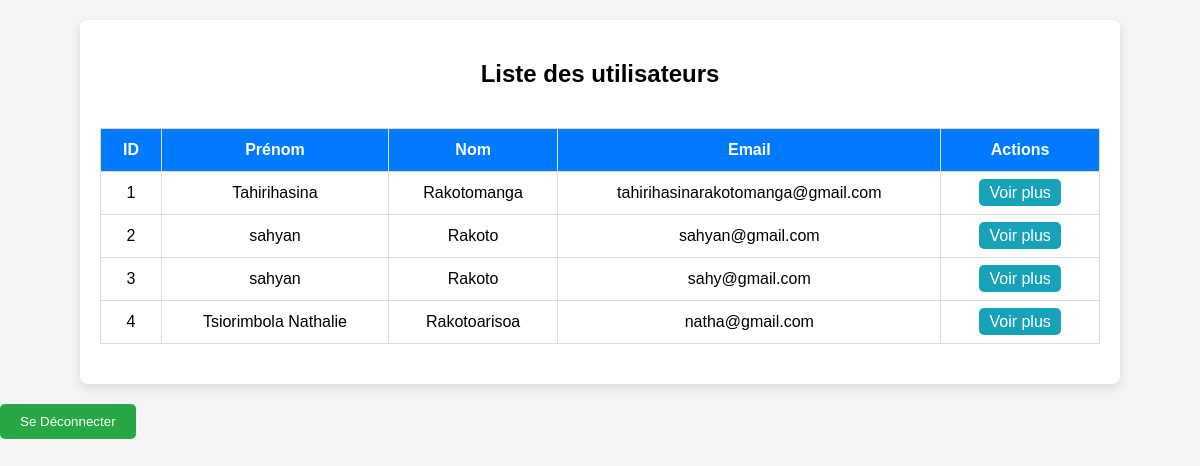
/users/dashboard.php (signed in), run on the app's committed database.
### tables this page shows
CREATE TABLE `users` (
  `id` int NOT NULL AUTO_INCREMENT,
  `first_name` varchar(100) NOT NULL,
  `last_name` varchar(100) NOT NULL,
  `email` varchar(255) NOT NULL,
  `password` varchar(255) NOT NULL,
  `reset_token` varchar(255) DEFAULT NULL,
  `reset_token_expires` datetime DEFAULT NULL,
  PRIMARY KEY (`id`),
  UNIQUE KEY `email` (`email`)
);

### users/dashboard.php (the view, shortened to what this page needs)
<?php
include('../admin/config.php');
$stmt = $conn->prepare("SELECT * FROM users");
$stmt->execute();
$users = $stmt->fetchAll();
?>
<!DOCTYPE html>
<html lang="en">
<head>
    <link rel="stylesheet" href="../style.css">
</head>
<body>
<div class="container">
    <h2>Liste des utilisateurs</h2>
    <div class="table-container">
        <table>
            <thead>
                <tr>
                    <th>ID</th>
                    <th>Prénom</th>
                    <th>Nom</th>
                    <th>Email</th>
                    <th>Actions</th>
                </tr>
            </thead>
            <tbody>
                <?php
                foreach ($users as $user) {
                    echo "<tr>";
                    echo "<td>{$user['id']}</td>";
                    echo "<td>{$user['first_name']}</td>";
                    echo "<td>{$user['last_name']}</td>";
                    echo "<td>{$user['email']}</td>";
                    echo "<td>
                            <a href='view.php?id={$user['id']}' class='action-btn'>Voir plus</a>
                          </td>";
                    echo "</tr>";
                }
                ?>
            </tbody>
        </table>
    </div>
</div>
<button><a href="../admin/logout.php">Se Déconnecter</a></button>
</body>
</html>

### style.css (style rules this page uses)
body { font-family: Arial, sans-serif; background-color: #f4f4f4; align-items: center; height: 100vh; margin: 0; }
.container { background-color: #fff; padding: 20px; border-radius: 8px; box-shadow: 0px 4px 8px rgba(0, 0, 0, 0.1); width: 90%; max-width: 1000px; margin: 20px auto; }
h2 { margin-bottom: 20px; text-align: center; }
button { padding: 10px 20px; background-color: #28a745; color: white; border: none; border-radius: 5px; cursor: pointer; }
button a { text-decoration: none; color: white; }
table { width: 100%; border-collapse: collapse; margin: 20px 0; font-size: 16px; text-align: left; }
table th, table td { padding: 12px 15px; border: 1px solid #ddd; }
table th { background-color: #007bff; color: white; text-align: center; }
table td { text-align: center; }
.table-container { overflow-x: auto; }
.action-btn { padding: 5px 10px; margin: 0 5px; background-color: #17a2b8; color: white; border: none; border-radius: 5px; cursor: pointer; text-decoration: none; }

### data on the page
users: id "1", first_name "Tahirihasina", last_name "Rakotomanga", email "tahirihasinarakotomanga@gmail.com"
users: id "2", first_name "sahyan", last_name "Rakoto", email "sahyan@gmail.com"
users: id "3", first_name "sahyan", last_name "Rakoto", email "sahy@gmail.com"
users: id "4", first_name "Tsiorimbola Nathalie", last_name "Rakotoarisoa", email "natha@gmail.com"
